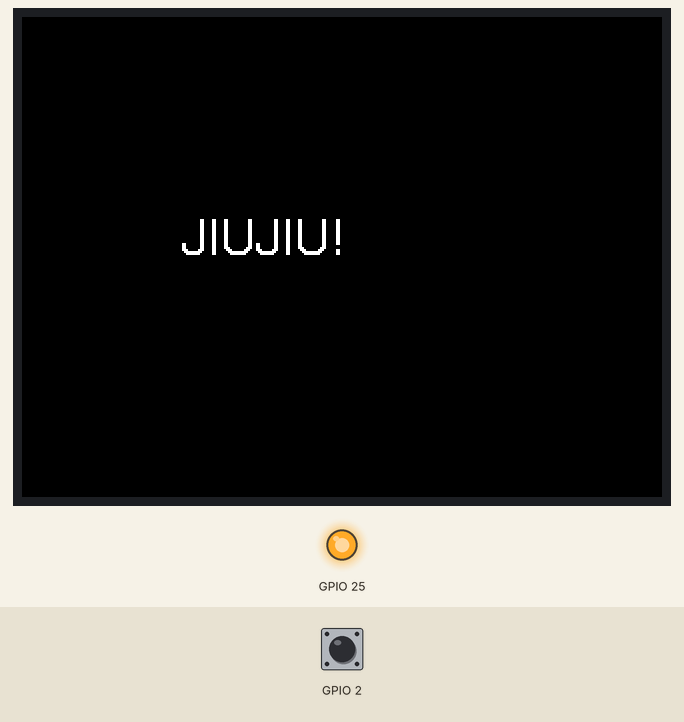
Simulated run of this sketch. Board: ESP32. Shown: 320×240 colour display, output pins drawn as LEDs (lit = HIGH). The test bench sets the inputs (shaded band); at power-on: GPIO 2 HIGH. Pins used as bus, display or sensor lines are not drawn; what the sketch prints to the serial monitor is not drawn.

Above: at 7.3 s.

The sketch:

screen_debug.ino
```cpp
// =======================================================
//  啾啾 — 屏幕诊断 V2 (降速 + 逐引脚测试)
//  上传后打开: 工具 → 串口监视器 (波特率 115200)
// =======================================================

#include <TFT_eSPI.h>
TFT_eSPI tft = TFT_eSPI();

void setup() {
  Serial.begin(115200);
  delay(2000); // 等串口稳定

  Serial.println("=== 啾啾屏幕诊断 V2 ===");

  // 1. 背光
  Serial.println("[1] 背光 P25 -> HIGH");
  pinMode(25, OUTPUT);
  digitalWrite(25, HIGH);
  delay(500);

  // 2. 先手动测试关键引脚
  Serial.println("[2] 手动测试 SPI 引脚...");

  // 手动拉 CS 低 -> 检查接线
  pinMode(15, OUTPUT);  // CS
  pinMode(5, OUTPUT);   // DC
  pinMode(4, OUTPUT);   // RST
  pinMode(18, OUTPUT);  // SCK
  pinMode(23, OUTPUT);  // MOSI

  // 手动复位屏幕
  Serial.println("    手动复位屏幕 RST(P4)...");
  digitalWrite(4, LOW);   // RST 拉低
  delay(20);
  digitalWrite(4, HIGH);  // RST 拉高释放
  delay(150);             // 等屏幕复位完

  // 3. 降速 SPI 初始化
  Serial.println("[3] tft.init()...");
  tft.init();
  Serial.println("    init() 完成");

  // 4. 读屏幕 ID
  Serial.println("[4] 读取屏幕 ID...");
  uint32_t id = tft.readcommand32(0x04);
  Serial.print("    ID = 0x");
  Serial.println(id, HEX);

  // 读 Power Mode
  uint8_t pwr = tft.readcommand8(0x0D);
  Serial.print("    Power Mode = 0x");
  Serial.println(pwr, HEX);

  // 读 MADCTL (0x0B)
  uint8_t mad = tft.readcommand8(0x0B);
  Serial.print("    MADCTL = 0x");
  Serial.println(mad, HEX);

  if (id == 0 || id == 0xFFFFFF || id == 0xFFFFFFFF) {
    Serial.println("    *** ID = 0, SPI没通! 接线有问题 ***");
  } else {
    Serial.print("    ID = 0x");
    Serial.print(id, HEX);
    Serial.println(" (期望 0x9341 或 0x0)");
  }

  // 5. 打印配置
  Serial.println("[5] 引脚配置:");
  setup_t cfg;
  tft.getSetup(cfg);
  Serial.print("    MOSI="); Serial.println(cfg.pin_tft_mosi);
  Serial.print("    SCLK="); Serial.println(cfg.pin_tft_clk);
  Serial.print("    CS=");   Serial.println(cfg.pin_tft_cs);
  Serial.print("    DC=");   Serial.println(cfg.pin_tft_dc);
  Serial.print("    RST=");  Serial.println(cfg.pin_tft_rst);
  Serial.print("    MISO="); Serial.println(cfg.pin_tft_miso);

  // 6. 横屏
  Serial.println("[6] setRotation(1)...");
  tft.setRotation(1);

  // 7. 先填黑再填红 (黑->红更明显)
  Serial.println("[7] fillScreen(TFT_BLACK)...");
  tft.fillScreen(TFT_BLACK);
  delay(1000);

  Serial.println("[8] fillScreen(TFT_RED)...");
  tft.fillScreen(TFT_RED);
  delay(1000);

  Serial.println("[9] fillScreen(TFT_GREEN)...");
  tft.fillScreen(TFT_GREEN);
  delay(1000);

  Serial.println("[10] fillScreen(TFT_BLUE)...");
  tft.fillScreen(TFT_BLUE);
  delay(1000);

  Serial.println("[11] 写文字...");
  tft.fillScreen(TFT_BLACK);
  tft.setTextColor(TFT_WHITE, TFT_BLACK);
  tft.drawString("JIUJIU!", 80, 100, 4);

  Serial.println("=== 诊断 V2 结束 ===");
}

void loop() {
  digitalWrite(2, !digitalRead(2));
  delay(500);
}
```
